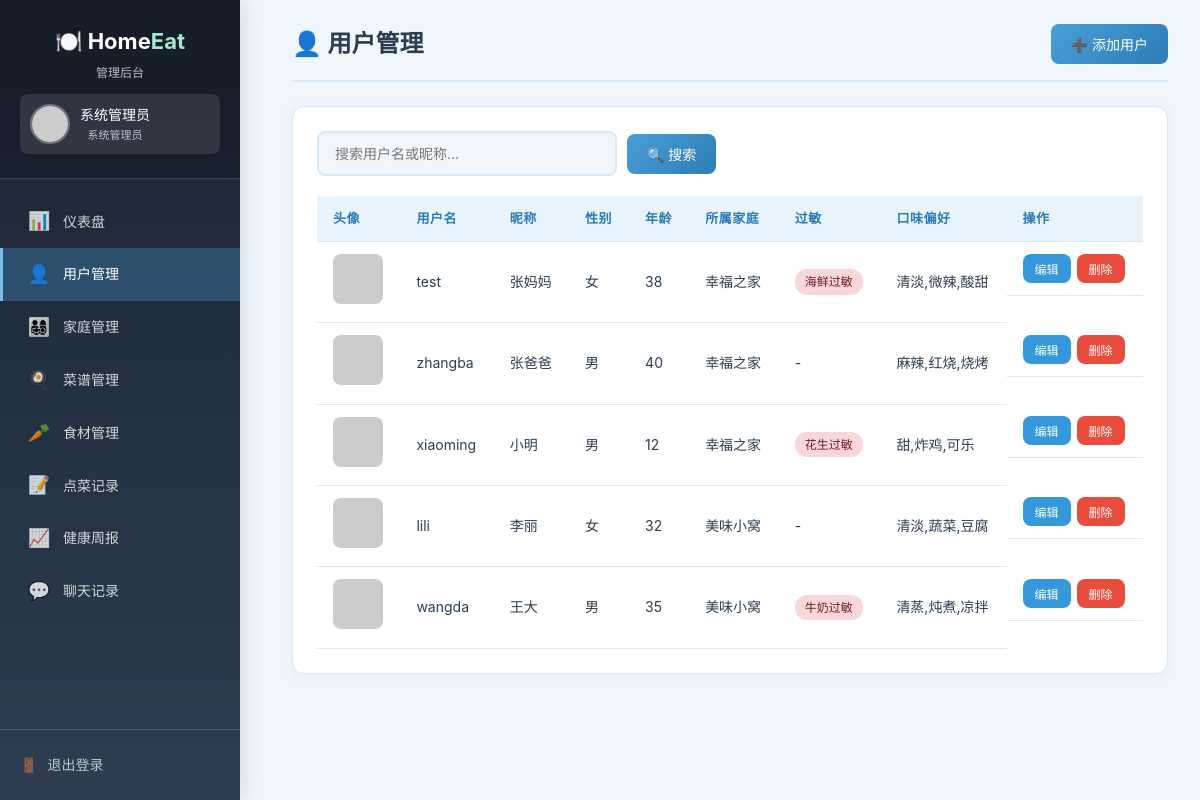
The app's page /admin/users (signed in) with its own data.
### models.py (models this page shows)
class User(UserMixin, db.Model):
    __tablename__ = 'user'
    id = db.Column(db.Integer, primary_key=True)
    username = db.Column(db.String(50), unique=True, nullable=False)
    password = db.Column(db.String(200), nullable=False)
    role = db.Column(db.String(20), default='user')  # admin / user
    nickname = db.Column(db.String(50), default='')
    avatar = db.Column(db.String(200), default='')
    gender = db.Column(db.String(10), default='')
    age = db.Column(db.Integer, default=0)
    height = db.Column(db.Float, default=0)
    weight = db.Column(db.Float, default=0)
    diseases = db.Column(db.Text, default='')  # 慢性疾病
    allergies = db.Column(db.Text, default='')  # 过敏史
    special_diet = db.Column(db.Text, default='')  # 特殊饮食需求
    taste_likes = db.Column(db.Text, default='')  # 喜欢的口味
    taste_dislikes = db.Column(db.Text, default='')  # 忌口食材
    health_goal = db.Column(db.Text, default='')  # 健康目标
    family_id = db.Column(db.Integer, db.ForeignKey('family.id'), nullable=True)
    is_family_admin = db.Column(db.Boolean, default=False)
    created_at = db.Column(db.DateTime, default=datetime.now)
    family = db.relationship('Family', foreign_keys=[family_id], backref=db.backref('members', lazy=True))

class Family(db.Model):
    __tablename__ = 'family'
    id = db.Column(db.Integer, primary_key=True)
    name = db.Column(db.String(100), nullable=False)
    invite_code = db.Column(db.String(20), unique=True, nullable=False)
    description = db.Column(db.Text, default='')
    avatar = db.Column(db.String(200), default='')
    created_by = db.Column(db.Integer, db.ForeignKey('user.id'))
    created_at = db.Column(db.DateTime, default=datetime.now)
    creator = db.relationship('User', foreign_keys=[created_by])

### app.py (the view)
@app.route('/admin/users')
@login_required
@admin_required
def admin_users():
    page = request.args.get('page', 1, type=int)
    keyword = request.args.get('keyword', '')
    query = User.query.filter_by(role='user')
    if keyword:
        query = query.filter(User.nickname.like(f'%{keyword}%') | User.username.like(f'%{keyword}%'))
    pagination = query.order_by(User.created_at.desc()).paginate(page=page, per_page=10, error_out=False)
    families = Family.query.all()
    family_map = {f.id: f.name for f in families}
    return render_template('admin/users.html', pagination=pagination, keyword=keyword, family_map=family_map)

### app.py (called while the page is built)
@login_manager.user_loader
def load_user(user_id):
    return User.query.get(int(user_id))

def admin_required(f):
    @wraps(f)
    def decorated_function(*args, **kwargs):
        if not current_user.is_authenticated or current_user.role != 'admin':
            flash('需要管理员权限', 'error')
            return redirect(url_for('login'))
        return f(*args, **kwargs)
    return decorated_function

### templates/admin/users.html (shortened to what this page needs)
{% extends "admin/base.html" %}
{% block content %}
<div class="page-header">
    <h2>👤 用户管理</h2>
    <button class="btn btn-primary" onclick="openModal('addModal')">➕ 添加用户</button>
</div>
<div class="card">
    <form class="search-bar" method="GET">
        <input type="text" name="keyword" class="form-control" placeholder="搜索用户名或昵称..." value="{{ keyword }}">
        <button class="btn btn-primary">🔍 搜索</button>
    </form>
    <div class="table-wrapper">
        <table class="data-table">
            <thead><tr><th>头像</th><th>用户名</th><th>昵称</th><th>性别</th><th>年龄</th><th>所属家庭</th><th>过敏</th><th>口味偏好</th><th>操作</th></tr></thead>
            <tbody>
            {% for user in pagination.items %}
            <tr>
                <td><img src="{{ user.avatar or 'https://via.placeholder.com/40' }}" class="table-img"></td>
                <td>{{ user.username }}</td>
                <td>{{ user.nickname }}</td>
                <td>{{ user.gender or '-' }}</td>
                <td>{{ user.age or '-' }}</td>
                <td>{{ family_map.get(user.family_id, '未加入') if user.family_id else '未加入' }}</td>
                <td>{% if user.allergies %}<span class="badge badge-danger">{{ user.allergies }}</span>{% else %}-{% endif %}</td>
                <td>{{ user.taste_likes or '-' }}</td>
                <td class="table-actions">
                    <button class="btn btn-info btn-sm" onclick="editUser({{ user.id }}, '{{ user.nickname }}', '{{ user.gender }}', {{ user.age or 0 }}, {{ user.height or 0 }}, {{ user.weight or 0 }}, '{{ user.diseases }}', '{{ user.allergies }}', '{{ user.taste_likes }}', '{{ user.taste_dislikes }}', '{{ user.health_goal }}')">编辑</button>
                    <button class="btn btn-danger btn-sm" onclick="confirmDelete('/admin/users/delete/{{ user.id }}', '{{ user.nickname }}')">删除</button>
                </td>
            </tr>
            {% endfor %}
            </tbody>
        </table>
    </div>
</div>
{% endblock %}

### templates/admin/base.html (shortened to what this page needs)
<!DOCTYPE html>
<html lang="zh-CN">
<head>
    <link rel="stylesheet" href="/static/css/style.css">
</head>
<body>
<div class="user-layout">
    <aside class="user-sidebar admin-sidebar">
        <div class="sidebar-header">
            <h2>🍽️ Home<span>Eat</span></h2>
            <p style="font-size:12px;opacity:0.7;margin-top:4px;">管理后台</p>
            <div class="user-info">
                <img src="{{ current_user.avatar or 'https://via.placeholder.com/40' }}" alt="头像" class="user-avatar">
                <div>
                    <div class="user-name">{{ current_user.nickname }}</div>
                    <div class="user-role">系统管理员</div>
                </div>
            </div>
        </div>
        <nav class="sidebar-nav">
            <a href="/admin/dashboard" class="{% if request.endpoint == 'admin_dashboard' %}active{% endif %}">
                <span class="nav-icon">📊</span> <span>仪表盘</span>
            </a>
            <a href="/admin/users" class="{% if request.endpoint == 'admin_users' %}active{% endif %}">
                <span class="nav-icon">👤</span> <span>用户管理</span>
            </a>
            <a href="/admin/families" class="{% if request.endpoint == 'admin_families' %}active{% endif %}">
                <span class="nav-icon">👨‍👩‍👧‍👦</span> <span>家庭管理</span>
            </a>
            <a href="/admin/recipes" class="{% if request.endpoint == 'admin_recipes' %}active{% endif %}">
                <span class="nav-icon">🍳</span> <span>菜谱管理</span>
            </a>
            <a href="/admin/ingredients" class="{% if request.endpoint == 'admin_ingredients' %}active{% endif %}">
                <span class="nav-icon">🥕</span> <span>食材管理</span>
            </a>
            <a href="/admin/records" class="{% if request.endpoint == 'admin_records' %}active{% endif %}">
                <span class="nav-icon">📝</span> <span>点菜记录</span>
            </a>
            <a href="/admin/reports" class="{% if request.endpoint == 'admin_reports' %}active{% endif %}">
                <span class="nav-icon">📈</span> <span>健康周报</span>
            </a>
            <a href="/admin/chats" class="{% if request.endpoint == 'admin_chats' %}active{% endif %}">
                <span class="nav-icon">💬</span> <span>聊天记录</span>
            </a>
        </nav>
        <div class="sidebar-footer">
            <a href="/logout"><span class="nav-icon">🚪</span> 退出登录</a>
        </div>
    </aside>
    <main class="user-main">
        {% block content %}{% endblock %}
    </main>
</div>
</body>
</html>

### records on screen
User: nickname "系统管理员"
User: username "test", nickname "张妈妈", gender "女", age "38", allergies "海鲜过敏", taste_likes "清淡,微辣,酸甜"
Family: name "幸福之家"
User: username "zhangba", nickname "张爸爸", gender "男", age "40", taste_likes "麻辣,红烧,烧烤"
User: username "xiaoming", nickname "小明", gender "男", age "12", allergies "花生过敏", taste_likes "甜,炸鸡,可乐"
User: username "lili", nickname "李丽", gender "女", age "32", taste_likes "清淡,蔬菜,豆腐"
Family: name "美味小窝"
User: username "wangda", nickname "王大", gender "男", age "35", allergies "牛奶过敏", taste_likes "清蒸,炖煮,凉拌"
